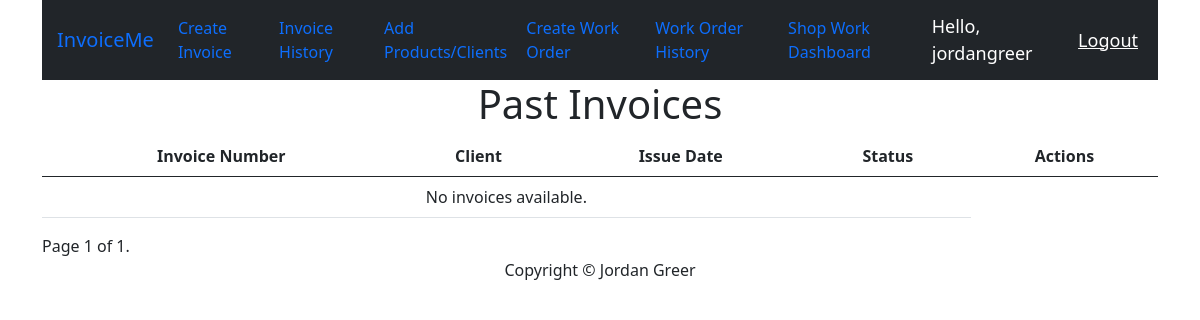
The page /invoiceHistory/ (signed in) on the database as committed earlier.
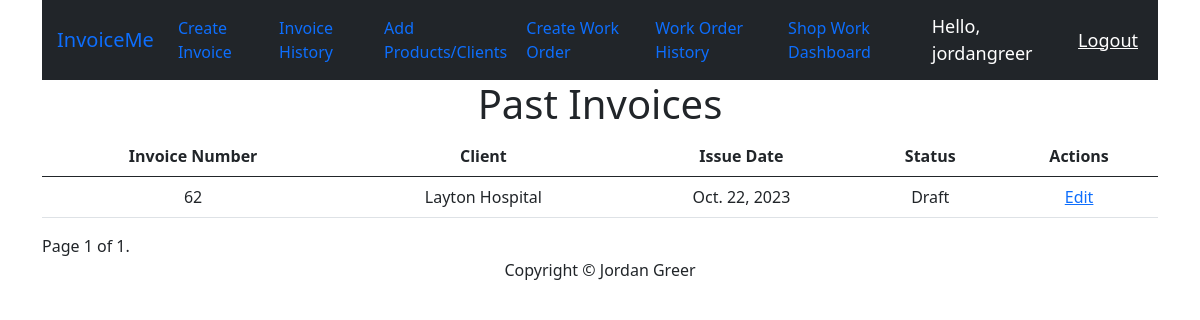
The same page on the database as committed later.
### invoice/models.py (models this page shows, shortened)
class Invoice(models.Model):
    STATUS_CHOICES = [
        ('Draft', 'Draft'),
        ('Sent', 'Sent'),
        ('Paid', 'Paid'),
        ('Overdue', 'Overdue'),
    ]
    invoice_num = models.AutoField(primary_key=True)
    client = models.ForeignKey(Client, on_delete=models.CASCADE)
    invoice_date = models.DateField()
    items = models.ManyToManyField(Product, through='InvoiceItem', blank=True)
    status = models.CharField(max_length=10, choices=STATUS_CHOICES, default='Draft')
    created_at = models.DateTimeField(auto_now_add=True)
    created_by = models.CharField(max_length=100, blank=True, null=True)

class Client(models.Model):
    name = models.CharField(max_length=100)
    email = models.EmailField()
    phone = models.CharField(max_length=20)
    address = models.TextField()
    tax = models.FloatField(max_length=10, default= 0.0)
    created_by = models.CharField(max_length=100, blank=True, null=True)
    def __str__(self):
        return self.name

### invoice/views.py (the view)
# urls.py: path("invoiceHistory/", views.invoiceHistory, name="invoiceHistory"),
@login_required(login_url='invoice:loginPage')
def invoiceHistory(request):
    all_invoices = Invoice.objects.order_by('-created_at')  # Ordering by created_at in descending order
    paginator = Paginator(all_invoices, 10)  # Display 10 invoices per page (you can adjust the number)
    page = request.GET.get('page')
    invoices = paginator.get_page(page)
    context = {'invoices': invoices}
    return render(request, 'invoice/invoiceHistory.html', context)

### invoice/templates/invoice/invoiceHistory.html (shortened to what this page needs)
{% extends "base/base.html" %}
{% block content %}
<div class="row">
    <h1>Past Invoices</h1>
</div>
<div class="row">
    <table class="table">
        <thead>
          <tr>
            <th>Invoice Number</th>
            <th>Client</th>
            <th>Issue Date</th>
            <th>Status</th>
            <th>Actions</th>
          </tr>
        </thead>
        <tbody>
          {% for invoice in invoices %}
            <tr>
              <td>{{ invoice.invoice_num }}</td>
              <td>{{ invoice.client }}</td>
              <td>{{ invoice.invoice_date }}</td>
              <td>{{ invoice.status }}</td>
              <td>
                <a href="{% url 'invoice:addItems' invoice.invoice_num %}" onclick="return confirm('Are you sure you want to edit?')">Edit</a>
              </td>
            </tr>
          {% empty %}
            <tr>
              <td colspan="4">No invoices available.</td>
            </tr>
          {% endfor %}
        </tbody>
      </table>
      <div class="pagination">
        <span class="step-links">
          <span class="current-page">
            Page {{ invoices.number }} of {{ invoices.paginator.num_pages }}.
          </span>
        </span>
      </div>
</div>
{% endblock %}

Rows that differ between the two databases and show on the page:
added Invoice: invoice_num "62", client "Layton Hospital", invoice_date "Oct. 22, 2023", status "Draft"
Other text that changed with them:
text no longer shown: "No invoices available."
